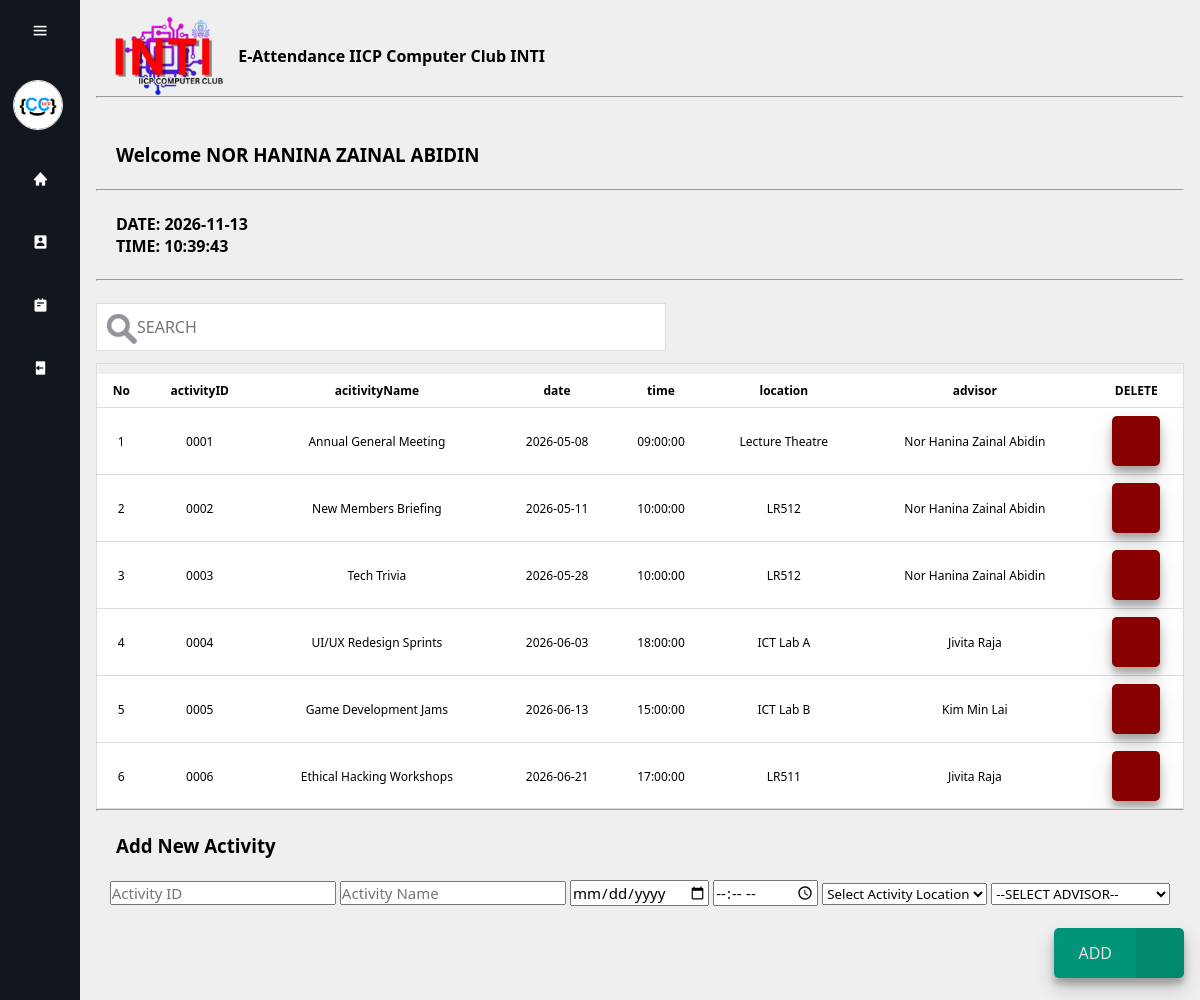
/attendance/dashboard.php (signed in), run on the app's committed database.
### tables this page shows
CREATE TABLE `activity` (
  `activityID` varchar(11) NOT NULL,
  `activityName` varchar(100) NOT NULL,
  `date` date NOT NULL,
  `time` time NOT NULL,
  `location` varchar(150) NOT NULL,
  `advisorID` varchar(11) NOT NULL
);

CREATE TABLE `advisor` (
  `advisorID` varchar(11) NOT NULL,
  `advisorName` varchar(100) NOT NULL,
  `advisorPw` varchar(255) NOT NULL
);

### attendance/activityedit.php (the view, shortened to what this page needs)
<div class="search-container">
    <form action="" method="GET">
        <br><input type="text" id="myInput" style="float:right;" name="search" autocomplete="off" placeholder="SEARCH" size="50" value="<?php if(isset($_GET['activityID'])){echo $_GET['activityID']; } ?>" autofocus>
    </form>
</div>
<div class="table-container">
    <table class="move" id="activitylist">
        <tr>
            <th>No</th>
            <th>activityID</th>
            <th>acitivityName</th>
            <th>date</th>
            <th>time</th>
            <th>location</th>
            <th>advisor</th>
            <th>DELETE</th>
        </tr>
        <?php
            $no=1;
            if(isset($_GET['search'])){
                $searchQuery = safe($con, $_GET['search']);
                $query = "SELECT * FROM activity AS t1 INNER JOIN advisor AS t2
                            ON t1.advisorID = t2.advisorID
                            WHERE CONCAT(t2.advisorName,t1.activityName,t1.location) LIKE '%$searchQuery%'
                            ORDER BY t1.activityID ASC";
            }else{
                $query = "SELECT * FROM activity AS t1 INNER JOIN advisor AS t2
                            ON t1.advisorID = t2.advisorID
                            ORDER BY t1.activityID ASC";
            }
            $result = mysqli_query($con, $query);
            if(mysqli_num_rows($result) > 0) {
                while ($row = mysqli_fetch_assoc($result)) {
        ?>
                        <tr>
                            <td><?php echo $no; ?></td>
                            <td><?php echo $row['activityID']; ?></td>
                            <td><?php echo $row['activityName']; ?></td>
                            <td><?php echo $row['date']; ?></td>
                            <td><?php echo $row['time']; ?></td>
                            <td><?php echo $row['location']; ?></td>
                            <td><?php echo $row['advisorName']; ?></td>
                            <td><a style="display: inline-block; width: auto;" href="activity_delete.php?id=<?php echo $row['activityID'];?>" onclick="return confirm('Delete activity record?')">
                                <button class="button2"><span class="button_icon2"><ion-icon name="close-outline"></ion-icon></span></button></a>
                            </td>
                        </tr>
        <?php $no++;}
            }else{
                echo "<tr><td colspan='7'>No record found.</td></tr>";
            }
        ?>
    </table><br>
</div>
<hr><br><h3 class="textindent">Add New Activity</h3><br>
<form method="post" action="activity_save.php" style="text-align: center;">
    <input type="text" name="activityID" placeholder="Activity ID" size="20" maxlength="4" required>
    <input type="text" name="activityName" placeholder="Activity Name" size="20" required autofocus>
    <input type="date" name="date" required>
    <input type="time" name="time" required>
    <select name="location" required>
        <option value="">Select Activity Location</option>
    </select>
    <select name="advisor" required>
        <option value="">--SELECT ADVISOR--</option>
    </select>
    <br><br>
    <div style="float: right;">
        <button class="button1" name="add" type="submit">
            <span class="button_text1">ADD</span>
            <span class="button_icon1">
            </span>
    </button><br>
    </div>
</form><br>
</html>

### attendance/style.css (style rules this page uses)
body { background:#efefef; }
input { font-size: 15px; }
html { font-family: Arial, Helvetica, sans-serif; }
.button1 { display: flex; height: 50px; padding: 0; background: #009578; border: none; outline: none; border-radius: 5px; overflow: hidden; font-family: 'Roboto',sans-serif; font-size: 16px; font-weight: 500; cursor: pointer; box-shadow: rgba(0, 0, 0, 0.19) 0px 10px 20px, rgba(0, 0, 0, 0.23) 0px 6px 6px; transition: all 160ms ease-in; }
.button_text1, .button_icon1 { display: flex; align-items: center; height: 100%; padding: 0 24px; color: rgb(226, 226, 226); }
.button_icon1 { font-size: 1.5em; background:rgb(0, 0, 0,0.08) ; }
.button2 { display: flex; height: 50px; padding: 0; background: #950000; border: none; outline: none; border-radius: 5px; overflow: hidden; font-family: 'Roboto',sans-serif; font-size: 16px; font-weight: 500; cursor: pointer; box-shadow: rgba(0, 0, 0, 0.19) 0px 10px 20px, rgba(0, 0, 0, 0.23) 0px 6px 6px; transition: all 160ms ease-in; }
.button_text2, .button_icon2 { display: flex; align-items: center; height: 100%; padding: 0 24px; color: rgb(226, 226, 226); }
.button_icon2 { font-size: 1.5em; background:rgb(0, 0, 0,0.08) ; }

### attendance/menu.php (style rules this page uses)
* { margin: 0; padding: 0; box-sizing: border-box; font-family: 'Segoe UI', Tahoma, Geneva, Verdana, sans-serif; }

### attendance/dashboard.php (style rules this page uses)
h3.textindent { text-indent: 20px; }

### attendance/activityedit.php (style rules this page uses)
table,th,td { text-align: center; font-size: 12px; }
table.move { margin-top:10px; margin-left:0px; border-collapse: collapse; width: 100%; }
th { position: sticky; top: 0; background-color: #ffffff; z-index: 1; height: 20px; }
th, td { padding: 8px; border-bottom: 1px solid #DDD; }
tr { background-color: #ffffff; height: 25px; }
#myInput { background-image: url('images/searchicon.png'); background-position: 10px 10px; background-repeat: no-repeat; width: 100%; font-size: 16px; padding: 12px 20px 12px 40px; border: 1px solid #ddd; margin-bottom: 12px; }
.search-container { display: flex; justify-content: flex-start; width: 100%; }
.table-container { max-height: 446px; overflow-y: auto; border: 1px solid #ddd; }

### data on the page
activity: activityID "0001", activityName "Annual General Meeting", date "2026-05-08", time "09:00:00", location "Lecture Theatre", advisorID.advisorName "Nor Hanina Zainal Abidin"
activity: activityID "0002", activityName "New Members Briefing", date "2026-05-11", time "10:00:00", location "LR512", advisorID.advisorName "Nor Hanina Zainal Abidin"
activity: activityID "0003", activityName "Tech Trivia", date "2026-05-28", time "10:00:00", location "LR512", advisorID.advisorName "Nor Hanina Zainal Abidin"
activity: activityID "0004", activityName "UI/UX Redesign Sprints", date "2026-06-03", time "18:00:00", location "ICT Lab A", advisorID.advisorName "Jivita Raja"
activity: activityID "0005", activityName "Game Development Jams", date "2026-06-13", time "15:00:00", location "ICT Lab B", advisorID.advisorName "Kim Min Lai"
activity: activityID "0006", activityName "Ethical Hacking Workshops", date "2026-06-21", time "17:00:00", location "LR511", advisorID.advisorName "Jivita Raja"

### other printed values
$_SESSION['name'] "NOR HANINA ZAINAL ABIDIN"
